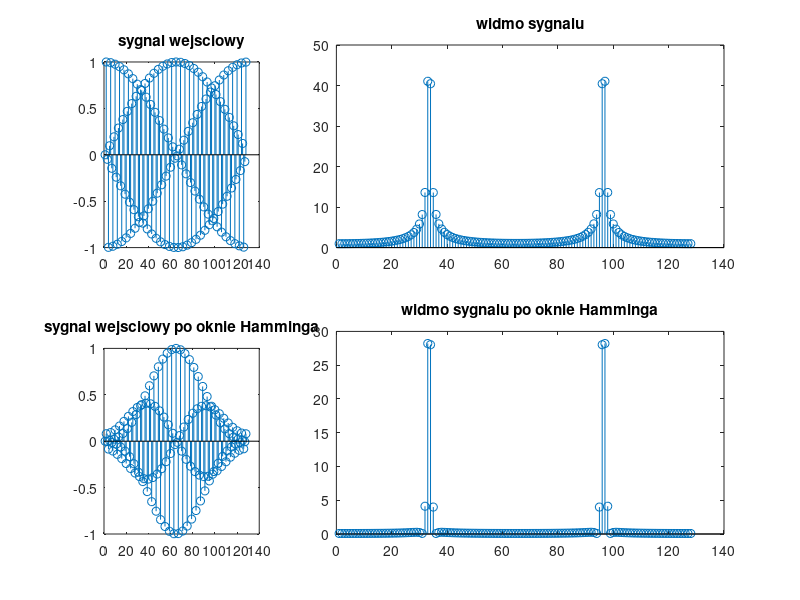
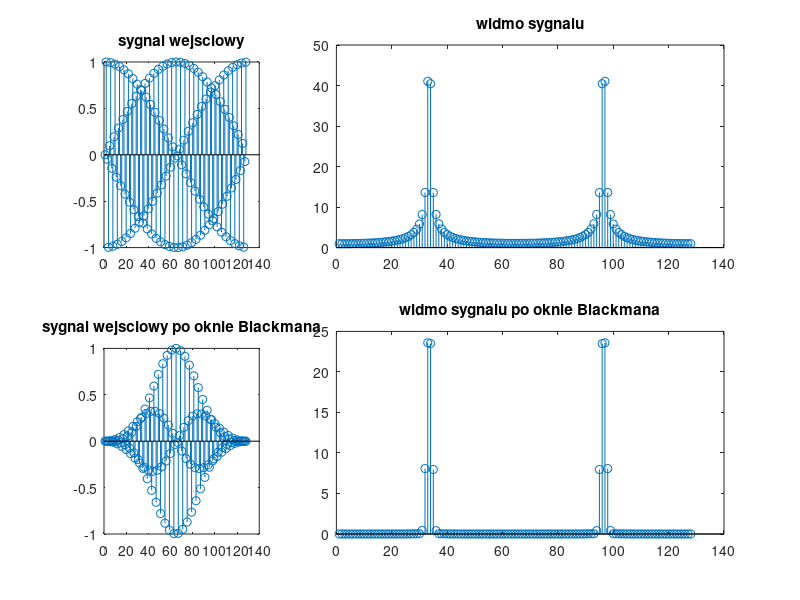
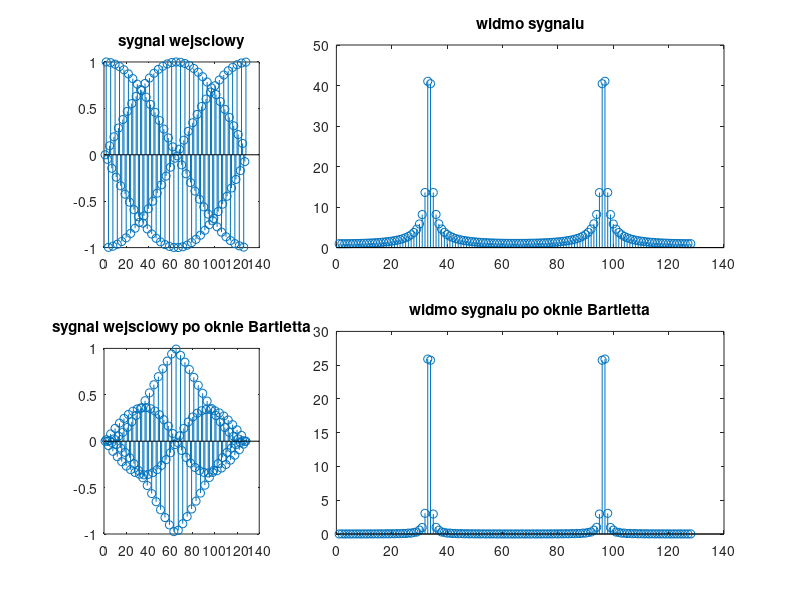

MATLAB code to generate these figures, in order:
%reconstruction of modelled analog signals

%sampling frequency
fs=16000;

%samples vector
n=[0:127];

%time vectors
t=n/fs;

%signal model
xa=sin(2*pi*4000*t)+sin(2*pi*4125*t);
xb=sin(2*pi*4000*t)+sin(2*pi*4250*t);
xc=sin(2*pi*4000*t)+sin(2*pi*4500*t);
xd=sin(2*pi*4062*t);

%windows
ham = rot90(hamming(128));
bla = rot90(blackman(128));
bar = rot90(bartlett(128));

figure
subplot(231);
stem(xd);
title("sygnal wejsciowy");
subplot(234);
stem(xd.*ham);
title("sygnal wejsciowy po oknie Hamminga");
subplot(2,3,[2,3]);
stem(abs(fft(xd)));
title("widmo sygnalu");
subplot(2,3,[5,6]);
stem(abs(fft(xd.*ham)));
title("widmo sygnalu po oknie Hamminga");

figure
subplot(231);
stem(xd);
title("sygnal wejsciowy");
subplot(234);
stem(xd.*bla);
title("sygnal wejsciowy po oknie Blackmana");
subplot(2,3,[2,3]);
stem(abs(fft(xd)));
title("widmo sygnalu");
subplot(2,3,[5,6]);
stem(abs(fft(xd.*bla)));
title("widmo sygnalu po oknie Blackmana");

figure
subplot(231);
stem(xd);
title("sygnal wejsciowy");
subplot(234);
stem(xd.*bar);
title("sygnal wejsciowy po oknie Bartletta");
subplot(2,3,[2,3]);
stem(abs(fft(xd)));
title("widmo sygnalu");
subplot(2,3,[5,6]);
stem(abs(fft(xd.*bar)));
title("widmo sygnalu po oknie Bartletta");